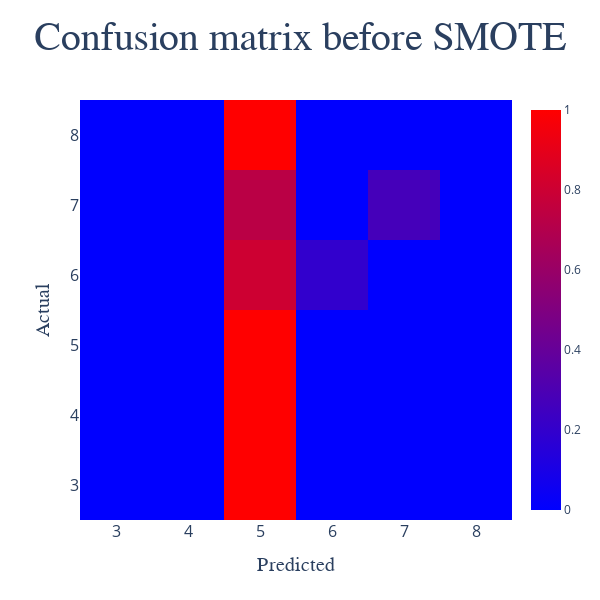

Here is the notebook cell this chart was saved with:
### Code cell
labels = list(range(3, 9))

fig = go.Figure(
    data = go.Heatmap(
        z = cm_norm,
        x = labels,
        y = labels,
        zmin = 0,
        zmax = 1,
        colorscale = [
            [0, 'blue'],
            [1, 'red']
        ],
        text = cm_norm.values.round(2)
    ),
    layout = go.Layout(
        title = {
            'text': 'Confusion matrix before SMOTE',
            'font': {'size': 40, 'family': "Gulliver"},
            'x': 0.5
        },
        yaxis_title = {
            'font': {'size': 20, 'family': 'Gulliver'},
            'text': 'Actual'
        },
        xaxis_title = {
            'font': {'size': 20, 'family': 'Gulliver'},
            'text': 'Predicted'
        },
        width = 600,
        height = 600
    )
)

fig.update_xaxes(tickfont=dict(size = 16))
fig.update_yaxes(tickfont=dict(size = 16))

fig.show()

### Figure 1 — Plotly figure (JSON) as saved in the notebook; plotly's stock layout.template omitted (floating-point values rounded to 4 significant figures)
{"data": [{"colorscale": [[0, "blue"], [1, "red"]], "text": [[0, 0, 1, 0, 0, 0], [0, 0, 1, 0, 0, 0], [0, 0, 1, 0, 0, 0], [0, 0, 0.8, 0.2, 0, 0], [0, 0, 0.73, 0, 0.27, 0], [0, 0, 1, 0, 0, 0]], "type": "heatmap", "x": [3, 4, 5, 6, 7, 8], "y": [3, 4, 5, 6, 7, 8], "z": [[0, 0, 1, 0, 0, 0], [0, 0, 1, 0, 0, 0], [0, 0, 1, 0, 0, 0], [0, 0, 0.8047, 0.1953, 0, 0], [0, 0, 0.7292, 0, 0.2708, 0], [0, 0, 1, 0, 0, 0]], "zmax": 1, "zmin": 0}], "layout": {"height": 600, "title": {"font": {"family": "Gulliver", "size": 40}, "text": "Confusion matrix before SMOTE", "x": 0.5}, "width": 600, "xaxis": {"tickfont": {"size": 16}, "title": {"font": {"family": "Gulliver", "size": 20}, "text": "Predicted"}}, "yaxis": {"tickfont": {"size": 16}, "title": {"font": {"family": "Gulliver", "size": 20}, "text": "Actual"}}}}
